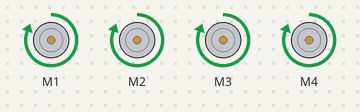
The sketch below on a simulated Arduino Uno, built with avr-gcc and run on an emulated ATmega328P. Parts: 4 × DC motor (green arrow = forward, orange = backward, longer = faster).

Above: at 2.5 s.
At 7.5 s:
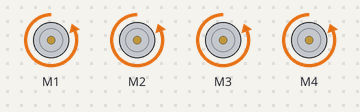
At 12.5 s:
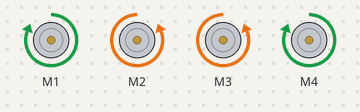
At 17.5 s:
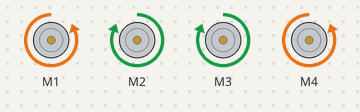
Timing chart, 0 to 26.0 s (numbered marks = the images above):
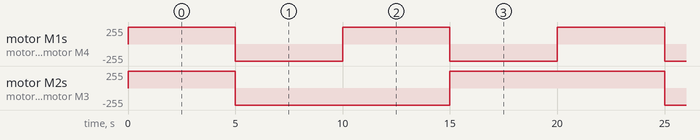

Measured:
- by itself, motor M1, motor M4: alternates forward 255/255 for 5.0 s and backward 255/255 for 5.0 s
- by itself, motor M2, motor M3: repeats every 20.0 s: backward 255/255 10.0 s, forward 255/255 10.0 s

The sketch:

Motor_Test.ino
```cpp
#include<AFMotor.h>

AF_DCMotor motor1(1);
AF_DCMotor motor2(2);
AF_DCMotor motor3(3);
AF_DCMotor motor4(4);
void setup() {
  motor1.setSpeed(255);
  motor2.setSpeed(255);
  motor3.setSpeed(255);
  motor4.setSpeed(255);
}

void loop() {
  Forward();
  delay(5000);
  Backward();
  delay(5000);
  Right();
  delay(5000);
  Left();
  delay(5000);
}

void Forward(){
  motor1.run(FORWARD);
  motor2.run(FORWARD);
  motor3.run(FORWARD);
  motor4.run(FORWARD);
}

void Backward(){
  motor1.run(BACKWARD);
  motor2.run(BACKWARD);
  motor3.run(BACKWARD);
  motor4.run(BACKWARD);
}

void Right(){
  motor1.run(FORWARD);
  motor2.run(BACKWARD);
  motor3.run(BACKWARD);
  motor4.run(FORWARD);
}

void Left(){
  motor1.run(BACKWARD);
  motor2.run(FORWARD);
  motor3.run(FORWARD);
  motor4.run(BACKWARD);
}
```
